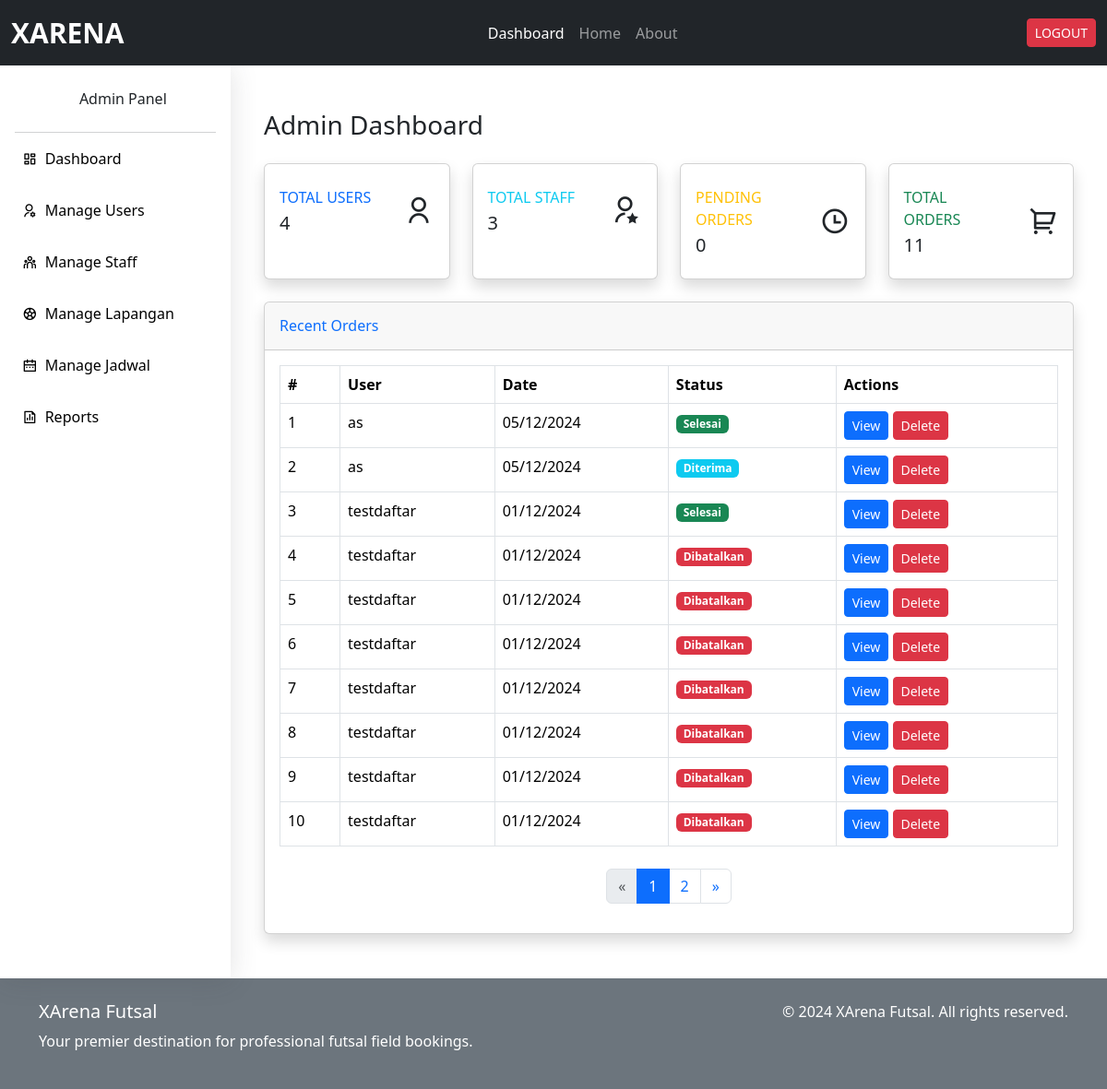
Screenshot of /adm/dashboard/ (signed in) with the database file from the repository.
### xarena_app/models.py (models this page shows, shortened)
class Pemesanan(models.Model):
    user = models.ForeignKey(
        settings.AUTH_USER_MODEL,
        on_delete=models.CASCADE,
        related_name='pemesanan_user',
        help_text="User yang melakukan pemesanan"
    )
    staff = models.ForeignKey(
        settings.AUTH_USER_MODEL,
        on_delete=models.CASCADE,
        null=True,
        blank=True,
        related_name='pemesanan_staff',
        help_text="Staff yang memproses pemesanan"
    )
    jadwal = models.ForeignKey(Jadwal, on_delete=models.CASCADE, help_text="Jadwal pemesanan")
    metode_pembayaran = models.CharField(max_length=20, choices=(
        ('transfer', 'Transfer Bank'),
        ('cash', 'Cash'),
    ), default='transfer')
    status = models.CharField(max_length=20, choices=(
        ('pending', 'Pending'),
        ('diterima', 'Diterima'),
        ('selesai', 'Selesai'),
        ('dibatalkan', 'Dibatalkan'),
    ), default='pending')
    created_at = models.DateTimeField(auto_now_add=True)
    updated_at = models.DateTimeField(auto_now=True)

class CustomUser(AbstractUser):
    bio = models.TextField(max_length=500, blank=True, null=True)

### xarena_app/views.py (the view)
# urls.py: path('adm/dashboard/', views.dashboard_admin, name='dashboard_admin'),
@login_required
def dashboard_admin(request):
    if not request.user.is_superuser:
        raise PermissionDenied
    pemesanan_list = Pemesanan.objects.all().order_by('-created_at')
    paginator = Paginator(pemesanan_list, 10)
    page = request.GET.get('page')
    pemesanan = paginator.get_page(page)
    context = {
        'pemesanan': pemesanan,
        'total_users': CustomUser.objects.filter(is_staff=False, is_superuser=False).count(),
        'total_staff': CustomUser.objects.filter(is_staff=True).count(),
        'total_pemesanan': pemesanan_list.count(),
        'pending_pemesanan': pemesanan_list.filter(status='pending').count(),
    }
    return render(request, 'admin/dashboard_admin.html', context)

### templates/admin/dashboard_admin.html
{% extends './base_admin.html' %} {% load static %} {% block admin_content %}
<div class="container-fluid mt-4">
  <div class="d-sm-flex align-items-center justify-content-between mb-4">
    <h1 class="h3 mb-0 text-gray-800">Admin Dashboard</h1>
  </div>
  <div class="row">
    <div class="col-xl-3 col-md-6 mb-4">
      <div class="card border-left-primary shadow h-100 py-2">
        <div class="card-body">
          <div class="row no-gutters align-items-center">
            <div class="col mr-2">
              <div
                class="text-xs font-weight-bold text-primary text-uppercase mb-1"
              >
                Total Users
              </div>
              <div class="h5 mb-0 font-weight-bold text-gray-800">
                {{ total_users }}
              </div>
            </div>
            <div class="col-auto">
              <i class="ri-user-line ri-2x text-gray-300"></i>
            </div>
          </div>
        </div>
      </div>
    </div>
    <div class="col-xl-3 col-md-6 mb-4">
      <div class="card border-left-info shadow h-100 py-2">
        <div class="card-body">
          <div class="row no-gutters align-items-center">
            <div class="col mr-2">
              <div
                class="text-xs font-weight-bold text-info text-uppercase mb-1"
              >
                Total Staff
              </div>
              <div class="h5 mb-0 font-weight-bold text-gray-800">
                {{ total_staff }}
              </div>
            </div>
            <div class="col-auto">
              <i class="ri-user-star-line ri-2x text-gray-300"></i>
            </div>
          </div>
        </div>
      </div>
    </div>
    <div class="col-xl-3 col-md-6 mb-4">
      <div class="card border-left-warning shadow h-100 py-2">
        <div class="card-body">
          <div class="row no-gutters align-items-center">
            <div class="col mr-2">
              <div
                class="text-xs font-weight-bold text-warning text-uppercase mb-1"
              >
                Pending Orders
              </div>
              <div class="h5 mb-0 font-weight-bold text-gray-800">
                {{ pending_pemesanan }}
              </div>
            </div>
            <div class="col-auto">
              <i class="ri-time-line ri-2x text-gray-300"></i>
            </div>
          </div>
        </div>
      </div>
    </div>
    <div class="col-xl-3 col-md-6 mb-4">
      <div class="card border-left-success shadow h-100 py-2">
        <div class="card-body">
          <div class="row no-gutters align-items-center">
            <div class="col mr-2">
              <div
                class="text-xs font-weight-bold text-success text-uppercase mb-1"
              >
                Total Orders
              </div>
              <div class="h5 mb-0 font-weight-bold text-gray-800">
                {{ total_pemesanan }}
              </div>
            </div>
            <div class="col-auto">
              <i class="ri-shopping-cart-2-line ri-2x text-gray-300"></i>
            </div>
          </div>
        </div>
      </div>
    </div>
  </div>
  <div class="card shadow mb-4">
    <div class="card-header py-3">
      <h6 class="m-0 font-weight-bold text-primary">Recent Orders</h6>
    </div>
    <div class="card-body">
      <div class="table-responsive">
        <table class="table table-bordered" width="100%" cellspacing="0">
          <thead>
            <tr>
              <th>#</th>
              <th>User</th>
              <th>Date</th>
              <th>Status</th>
              <th>Actions</th>
            </tr>
          </thead>
          <tbody>
            {% for item in pemesanan %}
            <tr>
              <td>{{ forloop.counter }}</td>
              <td>{{ item.user.username }}</td>
              <td>{{ item.created_at|date:"d/m/Y" }}</td>
              <td>
                <span
                  class="badge {% if item.status == 'pending' %} bg-warning {% elif item.status == 'diterima' %} bg-info {% elif item.status == 'dibatalkan' %} bg-danger {% else %} bg-success {% endif %}"
                >
                  {{ item.status|capfirst }}
                </span>
              </td>
              <td>
                <a href="#" class="btn btn-primary btn-sm">View</a>
                <a href="#" class="btn btn-danger btn-sm">Delete</a>
              </td>
            </tr>
            {% endfor %}
          </tbody>
        </table>
      {% if pemesanan.has_other_pages %}
      <nav aria-label="Page navigation" class="mt-4">
        <ul class="pagination justify-content-center">
          {% if pemesanan.has_previous %}
            <li class="page-item">
              <a class="page-link" href="?page={{ pemesanan.previous_page_number }}">&laquo;</a>
            </li>
          {% else %}
            <li class="page-item disabled">
              <span class="page-link">&laquo;</span>
            </li>
          {% endif %}
          {% for i in pemesanan.paginator.page_range %}
            {% if pemesanan.number == i %}
              <li class="page-item active">
                <span class="page-link">{{ i }}</span>
              </li>
            {% else %}
              <li class="page-item">
                <a class="page-link" href="?page={{ i }}">{{ i }}</a>
              </li>
            {% endif %}
          {% endfor %}
          {% if pemesanan.has_next %}
            <li class="page-item">
              <a class="page-link" href="?page={{ pemesanan.next_page_number }}">&raquo;</a>
            </li>
          {% else %}
            <li class="page-item disabled">
              <span class="page-link">&raquo;</span>
            </li>
          {% endif %}
        </ul>
      </nav>
      {% endif %}
      </div>
    </div>
  </div>
</div>
{% endblock %}

### static/css/style.css (style rules this page uses)
* { scrollbar-width: thin; scrollbar-color: #888 #f1f1f1; }

### rows the page displays
Pemesanan: user.username "as", created_at "05/12/2024", status "Selesai"
Pemesanan: user.username "as", created_at "05/12/2024", status "Diterima"
Pemesanan: user.username "testdaftar", created_at "01/12/2024", status "Selesai"
Pemesanan: user.username "testdaftar", created_at "01/12/2024", status "Dibatalkan"
Pemesanan: user.username "testdaftar", created_at "01/12/2024", status "Dibatalkan"
Pemesanan: user.username "testdaftar", created_at "01/12/2024", status "Dibatalkan"
Pemesanan: user.username "testdaftar", created_at "01/12/2024", status "Dibatalkan"
Pemesanan: user.username "testdaftar", created_at "01/12/2024", status "Dibatalkan"
Pemesanan: user.username "testdaftar", created_at "01/12/2024", status "Dibatalkan"
Pemesanan: user.username "testdaftar", created_at "01/12/2024", status "Dibatalkan"

### other values shown
{{ total_users }} "4"
{{ total_staff }} "3"
{{ pending_pemesanan }} "0"
{{ total_pemesanan }} "11"
{{ i }} "1"
{{ i }} "2"
